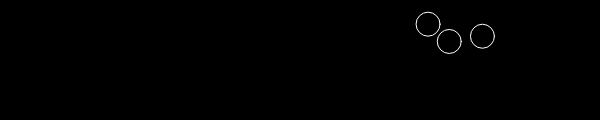
Frame 1 (no input)
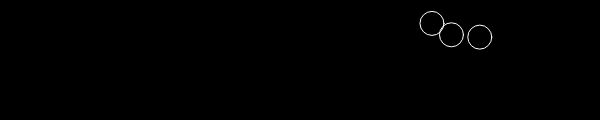
Frame 60 (no input)
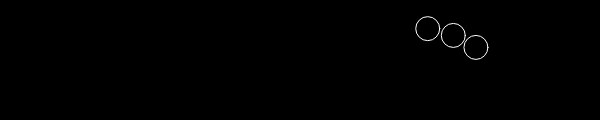
Frame 120 (the mouse pressed at the canvas centre since frame 60)

The p5.js sketch that drew these frames (run headless with seeded random() and noise() and a simulated clock; from frame 60 on, the mouse is pressed at the canvas centre):

// p5.js sketch
// ── sketch.js
//bubble x and y arrays
var x = [];
var y = [];


function setup() {
  createCanvas(600, 120);
  //Bubble 1 x and y positions
  x[0] = random(0, width);
  y[0] = random(0, height);

  //Bubble 2 x and y positions
  x[1] = random(0, width);
  y[1] = random(0, height);

  //Bubble 3 x and y positions
  x[2] = random(0, width);
  y[2] = random(0, height);

}

function draw() {
  background(0);

  moveBubbles();
  displayBubbles();
  
}

function moveBubbles(){
  //move Bubble 1
  x[0] = x[0] + random(-1, 1);
  y[0] = y[0] + random(-1, 1);

  //move Bubble 2
  x[1] = x[1] + random(-1, 1);
  y[1] = y[1] + random(-1, 1);

  //move Bubble 3
  x[2] = x[2] + random(-1, 1);
  y[2] = y[2] + random(-1, 1);
}

function displayBubbles(){
  stroke(255);
  noFill();

  //display Bubble 1
  ellipse(x[0], y[0], 24, 24);

  //display Bubble 2
  ellipse(x[1], y[1], 24, 24);

  //display Bubble 3
  ellipse(x[2], y[2], 24, 24);
}
